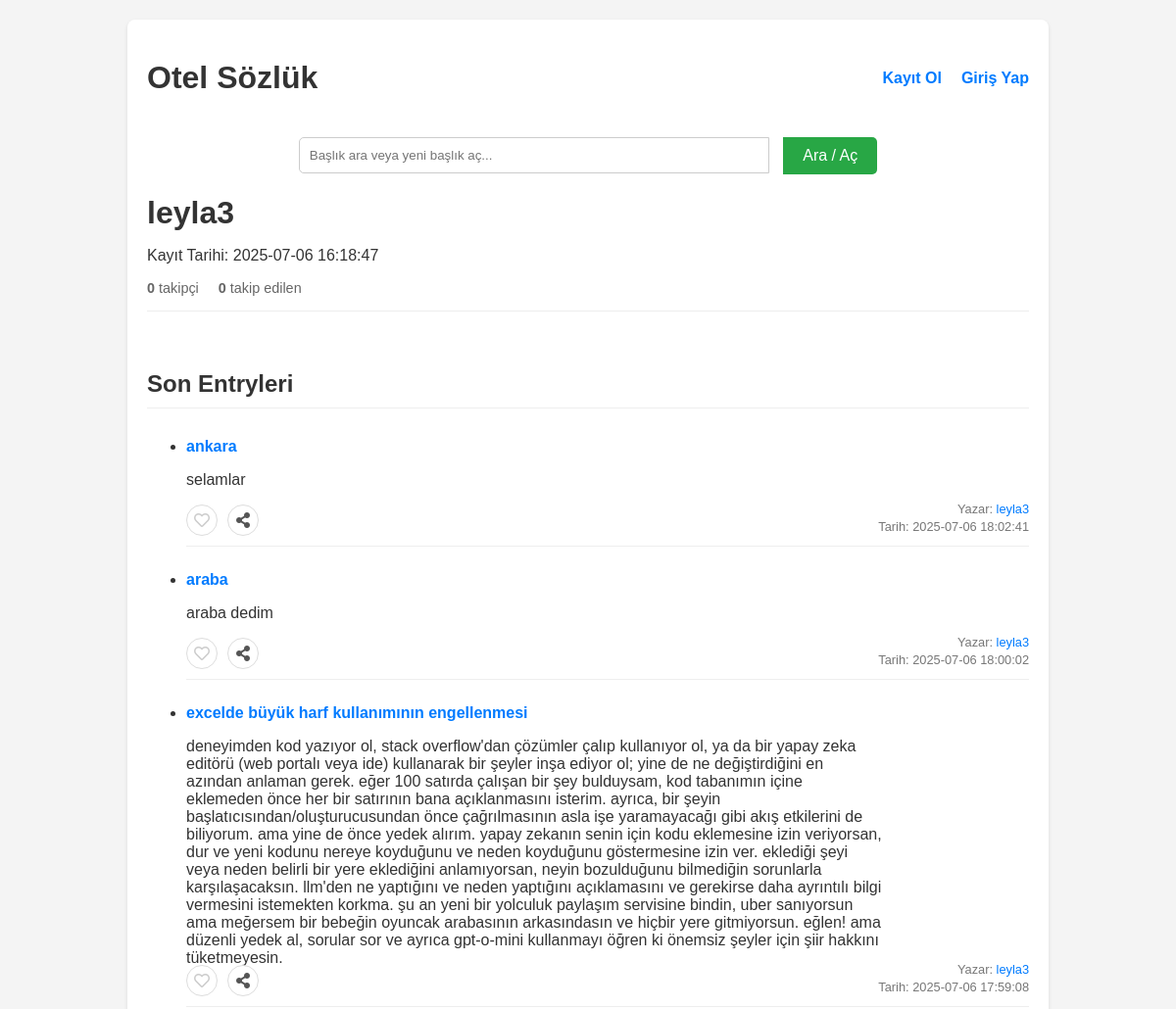
Before: /profil/leyla3 (upper part) with the older database file.
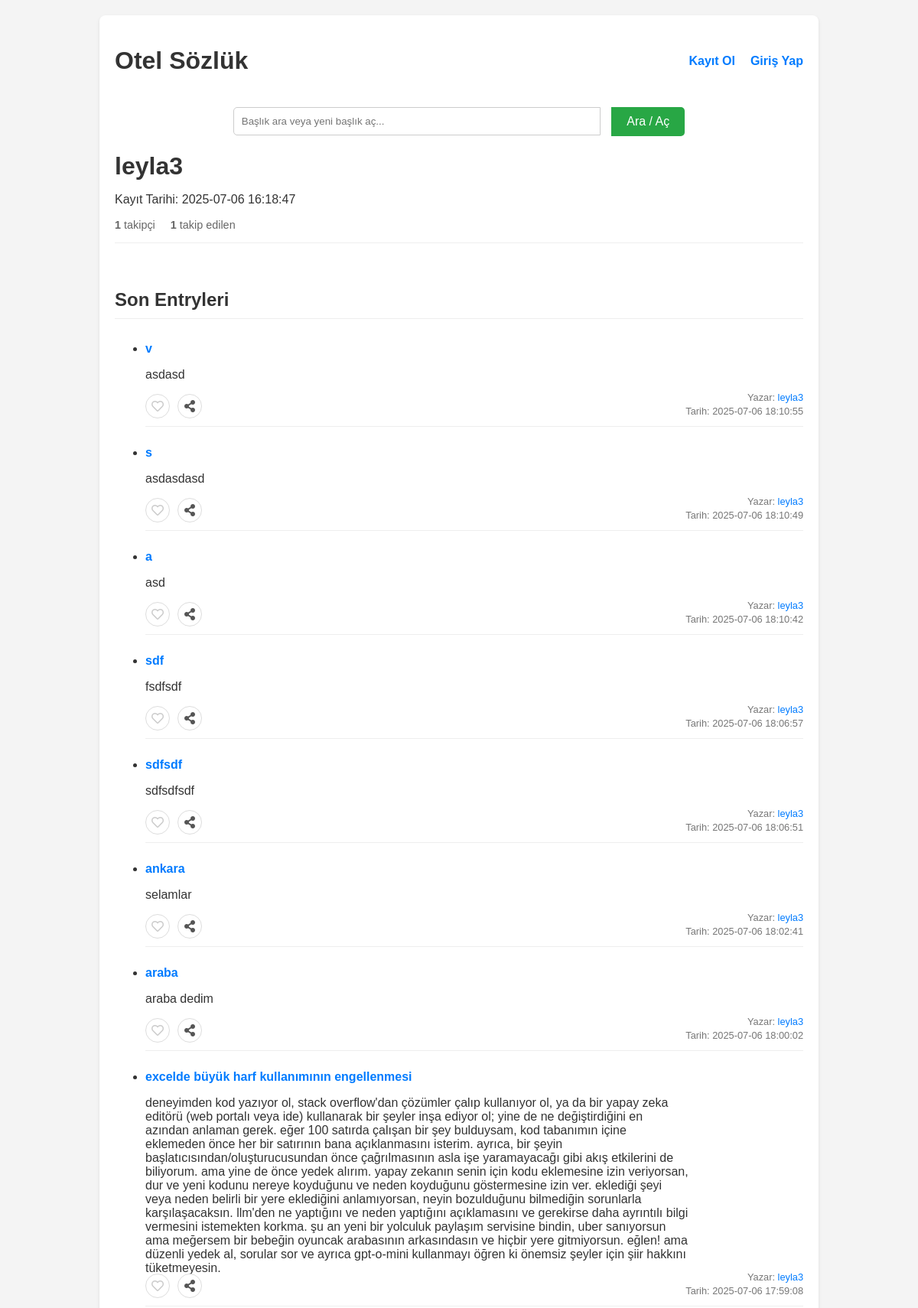
After: the same page with the newer database file.
### tables this page shows
CREATE TABLE entryler (
            id INTEGER PRIMARY KEY AUTOINCREMENT,
            entry_metni TEXT NOT NULL,
            baslik_id INTEGER NOT NULL,
            yazar_id INTEGER NOT NULL,
            tarih TIMESTAMP DEFAULT CURRENT_TIMESTAMP,
            is_deleted INTEGER DEFAULT 0,
            FOREIGN KEY (baslik_id) REFERENCES basliklar(id),
            FOREIGN KEY (yazar_id) REFERENCES users(id)
        );

CREATE TABLE basliklar (
            id INTEGER PRIMARY KEY AUTOINCREMENT,
            baslik_adi TEXT NOT NULL UNIQUE,
            entry_count INTEGER DEFAULT 0
        );

CREATE TABLE users (
            id INTEGER PRIMARY KEY AUTOINCREMENT,
            username TEXT NOT NULL UNIQUE,
            email TEXT NOT NULL UNIQUE,
            password_hash TEXT NOT NULL,
            bio TEXT DEFAULT '',
            kayit_tarihi TIMESTAMP DEFAULT CURRENT_TIMESTAMP,
            email_verified INTEGER DEFAULT 0,
            verification_code TEXT,
            is_admin INTEGER DEFAULT 0,
            is_moderator INTEGER DEFAULT 0,
            is_banned INTEGER DEFAULT 0
        );

### yemeksozluk.py (the view)
@app.route('/profil/<username>')
def profil(username):
    with get_db_connection() as conn:
        user = conn.execute('SELECT * FROM users WHERE username = ?', (username,)).fetchone()
        if not user:
            flash('Kullanıcı bulunamadı!', 'error')
            return redirect(url_for('index'))
        follower_count = conn.execute('SELECT COUNT(*) FROM follows WHERE followed_id = ?', (user['id'],)).fetchone()[0]
        following_count = conn.execute('SELECT COUNT(*) FROM follows WHERE follower_id = ?', (user['id'],)).fetchone()[0]
        is_following = False
        if is_logged_in():
            if session['user_id'] != user['id']:
                follow_check = conn.execute('SELECT 1 FROM follows WHERE follower_id = ? AND followed_id = ?',
                                             (session['user_id'], user['id'])).fetchone()
                if follow_check:
                    is_following = True
        entryler_data = conn.execute('''
            SELECT e.id, e.entry_metni, e.tarih, e.yazar_id, b.baslik_adi, b.id as baslik_id, u.username, u.is_banned
            FROM entryler e
            JOIN basliklar b ON e.baslik_id = b.id
            JOIN users u ON e.yazar_id = u.id
            WHERE e.yazar_id = ?
            ORDER BY e.tarih DESC
            LIMIT 10
        ''', (user['id'],)).fetchall()
        entry_list = []
        if is_logged_in():
            current_user_id = session['user_id']
            for entry in entryler_data:
                liked = conn.execute('SELECT 1 FROM likes WHERE user_id = ? AND entry_id = ?',
                                     (current_user_id, entry['id'])).fetchone() is not None
                entry_dict = dict(entry) # Row objesini dict'e çevir
                entry_dict['liked_by_user'] = liked
                entry_dict['is_read'] = True  # Artık okundu olarak işaretlendi
                entry_dict['is_banned'] = entry['is_banned']
                entry_list.append(entry_dict)
        else:
            for entry in entryler_data:
                entry_dict = dict(entry)
                entry_dict['liked_by_user'] = False
                entry_dict['is_read'] = False  # Giriş yapmamış kullanıcılar için
                entry_dict['is_banned'] = entry['is_banned']
                entry_list.append(entry_dict)
    return render_template('profil.html', user=user, entryler=entry_list,
                           is_logged_in=is_logged_in(), is_following=is_following,
                           follower_count=follower_count, following_count=following_count)

### yemeksozluk.py (called while the page is built, shortened)
@contextmanager
def get_db_connection():
    conn = sqlite3.connect(DATABASE, timeout=20.0)
    conn.row_factory = sqlite3.Row
    conn.execute('PRAGMA foreign_keys = ON')
    try:
        yield conn
    finally:
        conn.close()

def is_logged_in():
    return 'logged_in' in session and session['logged_in']

@app.before_request
def before_request():
    g.unread_notifications_count = 0
    g.unread_messages_count = 0

### templates/profil.html (shortened to what this page needs)
{% extends 'base.html' %}
{% block content %}
    <div class="profile-header">
        <h1>
            {{ user.username }}
        </h1>
        <p>Kayıt Tarihi: {{ user.kayit_tarihi }}</p>
        <div style="margin-top: 10px; display: flex; gap: 20px; font-size: 0.9em; color: #666;">
            <span><strong>{{ follower_count }}</strong> takipçi</span>
            <span><strong>{{ following_count }}</strong> takip edilen</span>
        </div>
    </div>
    <h2>Son Entryleri</h2>
    {% if entryler %}
        <ul>
            {% for entry in entryler %}
                <li class="entry-item" id="entry-{{ entry.id }}">
                    <div class="entry-text">
                        <div class="entry-header" style="margin-bottom: 10px; font-weight: bold; color: #007bff;">
                            <a href="{{ url_for('baslik_detay', baslik_id=entry.baslik_id) }}" style="text-decoration: none; color: inherit;">{{ entry.baslik_adi }}</a>
                        </div>
                        <p>{{ entry.entry_metni|safe }}</p>
                    </div>
                    <div class="entry-actions">
                        {% if is_logged_in %}
                            {% if entry.liked_by_user %}
                                <a href="{{ url_for('entry_begenmekten_vazgec', entry_id=entry.id) }}" class="liked" title="Beğeniyi Kaldır"><i class="fas fa-heart"></i></a>
                            {% else %}
                                <a href="{{ url_for('entry_begen', entry_id=entry.id) }}" title="Beğen"><i class="far fa-heart"></i></a>
                            {% endif %}
                            {% if entry.yazar_id == session.user_id %}
                                <a href="{{ url_for('entry_duzenle', entry_id=entry.id) }}" title="Düzenle" style="color: #007bff;"><i class="fas fa-edit"></i></a>
                                <a href="{{ url_for('entry_sil', entry_id=entry.id) }}" title="Sil" style="color: #dc3545;" onclick="return confirm('Bu entry\\'yi silmek istediğinizden emin misiniz?')"><i class="fas fa-trash"></i></a>
                            {% endif %}
                            {% if entry.yazar_id != session.user_id %}
                                <a href="{{ url_for('entry_sikayet', entry_id=entry.id) }}" title="Şikayet Et" style="color: #ffc107;"><i class="fas fa-flag"></i></a>
                                <a href="{{ url_for('sohbet', other_user_id=entry.yazar_id) }}?entry_id={{ entry.id }}" title="Mesaj Gönder" style="color: #6c757d;"><i class="fas fa-envelope"></i></a>
                            {% endif %}
                        {% else %}
                            <span style="color: #ccc; cursor: default;" title="Beğenmek için giriş yapın"><i class="far fa-heart"></i></span>
                        {% endif %}
                        <span class="share-btn" title="Paylaş"><i class="fas fa-share-alt"></i></span>
                    </div>
                    <div class="entry-info">
                        <p>Yazar: <a href="{{ url_for('profil', username=entry.username) }}">{{ entry.username }}</a></p>
                        <p>Tarih: {{ entry.tarih }}</p>
                    </div>
                </li>
            {% endfor %}
        </ul>
    {% endif %}
{% endblock %}

Changed rows visible on the page:
added entryler: baslik_adi "v", entry_metni "asdasd", username "leyla3", tarih "2025-07-06 18:10:55"
added entryler: baslik_adi "s", entry_metni "asdasdasd", username "leyla3", tarih "2025-07-06 18:10:49"
added entryler: baslik_adi "a", entry_metni "asd", username "leyla3", tarih "2025-07-06 18:10:42"
added entryler: baslik_adi "sdf", entry_metni "fsdfsdf", username "leyla3", tarih "2025-07-06 18:06:57"
added entryler: baslik_adi "sdfsdf", entry_metni "sdfsdfsdf", username "leyla3", tarih "2025-07-06 18:06:51"
Other visible differences:
{{ follower_count }}: "0" → "1"
{{ following_count }}: "0" → "1"
